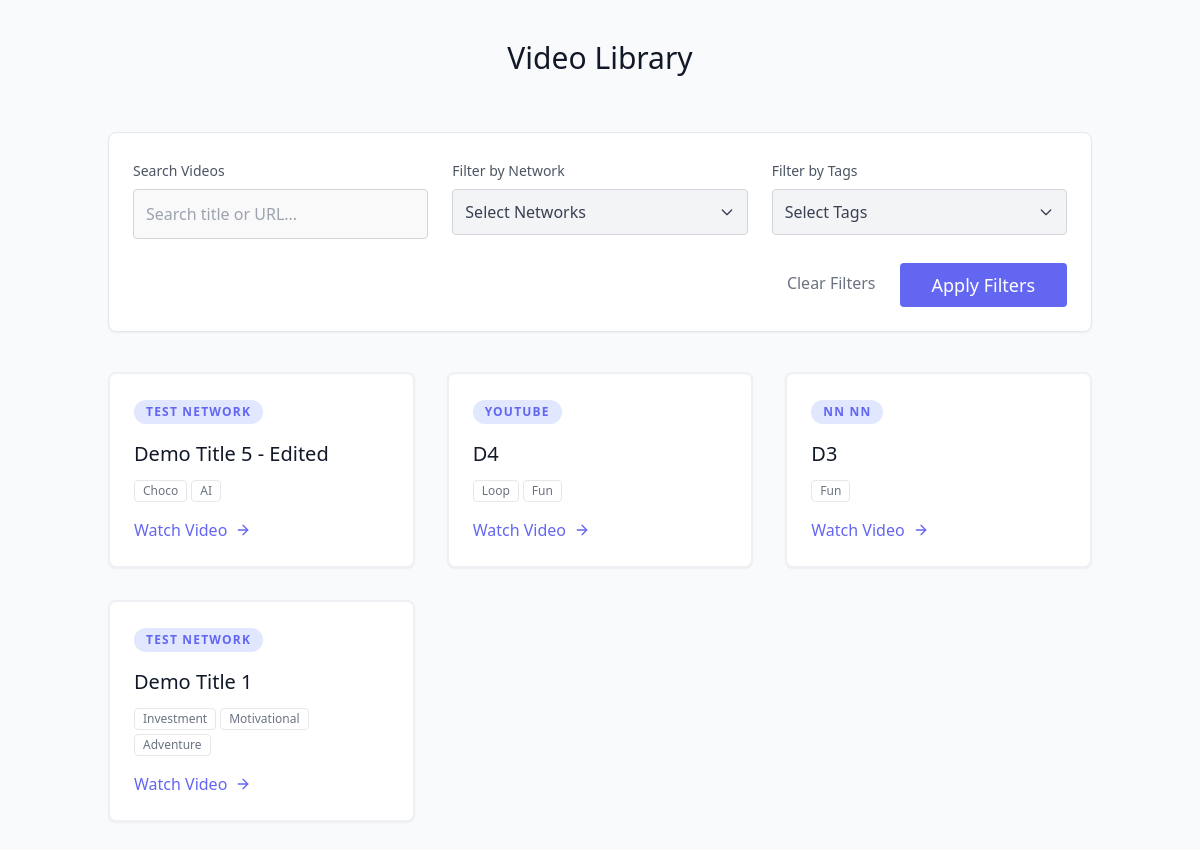
The app's page /, older data.
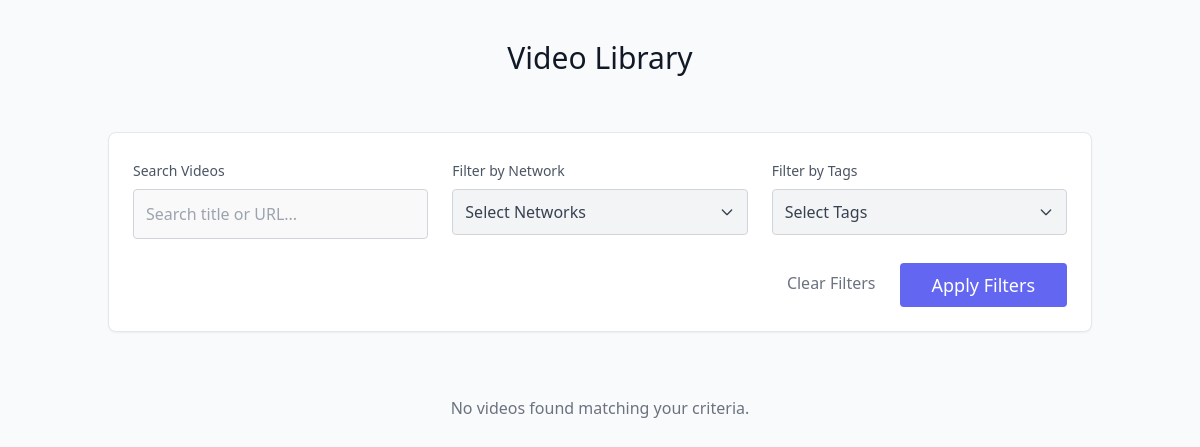
The same page, newer data.
### apps/master/models.py (models this page shows, shortened)
class BaseModel(models.Model):
    id = models.UUIDField(primary_key=True,default=uuid.uuid4,editable=False)
    created_at = models.DateTimeField(auto_now_add=True)
    updated_at = models.DateTimeField(auto_now=True)
    class Meta:
        abstract = True

class Video(BaseModel):
    title = models.CharField(max_length=255,null=False,blank=False)
    url = models.URLField(null=False,blank=False)
    tags = models.ManyToManyField(Tag, related_name='videos',blank=True)
    network = models.ForeignKey(Network,related_name="videos",on_delete=models.CASCADE)
    platform = models.ForeignKey(Platform,related_name='videos',on_delete=models.CASCADE)
    performers = models.ManyToManyField(Performer,related_name='videos',blank=True)

class Network(BaseModel):
    name = models.CharField(max_length=255,null=False,blank=False,unique=True)

class Tag(BaseModel):
    name = models.CharField(max_length=255,null=False,blank=False,unique=True)

### apps/web/views.py (the view)
# urls.py: path('',index,name="index"),
def index(request):
    context={}
    videos = Video.objects.order_by('-created_at').all()
    paginator = Paginator(videos, 10)
    page_number = request.GET.get('page')
    try:
        page_obj = paginator.page(page_number)
    except PageNotAnInteger:
        page_obj = paginator.page(1)
    except EmptyPage:
        page_obj = paginator.page(paginator.num_pages)
    context['page_obj']=page_obj
    context['all_tags']=Tag.objects.all()
    context['all_networks']=Network.objects.all()
    return render(request,'web/intro.html',context)

### apps/web/templates/web/intro.html (shortened to what this page needs)
<!DOCTYPE html>
<html lang="en">
<head>
    <script src="https://cdn.tailwindcss.com"></script>
</head>
<body class="bg-gray-50 text-gray-600 body-font">
    <div class="container px-5 py-10 mx-auto">
        <div class="flex flex-col text-center w-full mb-10">
            <h1 class="sm:text-3xl text-2xl font-medium title-font mb-4 text-gray-900">Video Library</h1>
        </div>
        <form method="GET" action="." class="bg-white p-6 rounded-lg shadow-sm border border-gray-200 mb-10">
            <div class="grid grid-cols-1 md:grid-cols-3 gap-6">
                <div class="flex flex-col">
                    <label class="leading-7 text-sm text-gray-600 mb-1">Search Videos</label>
                    <input type="text" name="q" value="{{ search_query }}" placeholder="Search title or URL..."
                           class="w-full bg-gray-100 bg-opacity-50 rounded border border-gray-300 focus:border-indigo-500 focus:bg-white focus:ring-2 focus:ring-indigo-200 text-base outline-none text-gray-700 py-2 px-3 leading-8 transition-colors duration-200 ease-in-out">
                </div>
                <div class="flex flex-col relative" data-dropdown>
                    <label class="leading-7 text-sm text-gray-600 mb-1">Filter by Network</label>
                    <button type="button" class="w-full bg-gray-100 border border-gray-300 rounded py-2.5 px-3 text-left flex justify-between items-center text-gray-700" data-dropdown-toggle>
                        Select Networks
                        <svg class="w-4 h-4" fill="none" stroke="currentColor" viewBox="0 0 24 24"><path stroke-linecap="round" stroke-linejoin="round" stroke-width="2" d="M19 9l-7 7-7-7"></path></svg>
                    </button>
                </div>
                <div class="flex flex-col relative" data-dropdown>
                    <label class="leading-7 text-sm text-gray-600 mb-1">Filter by Tags</label>
                    <button type="button" class="w-full bg-gray-100 border border-gray-300 rounded py-2.5 px-3 text-left flex justify-between items-center text-gray-700" data-dropdown-toggle>
                        Select Tags
                        <svg class="w-4 h-4" fill="none" stroke="currentColor" viewBox="0 0 24 24"><path stroke-linecap="round" stroke-linejoin="round" stroke-width="2" d="M19 9l-7 7-7-7"></path></svg>
                    </button>
                </div>
            </div>
            <div class="mt-6 flex justify-end">
                <a href="." class="text-gray-500 hover:text-gray-800 px-4 py-2 mr-2">Clear Filters</a>
                <button type="submit" class="text-white bg-indigo-500 border-0 py-2 px-8 focus:outline-none hover:bg-indigo-600 rounded text-lg">Apply Filters</button>
            </div>
        </form>
        <div class="flex flex-wrap -m-4">
            {% for video in page_obj %}
            <div class="p-4 md:w-1/3 w-full">
                <div class="h-full border-2 border-gray-200 border-opacity-60 rounded-lg overflow-hidden bg-white shadow-sm hover:shadow-md transition-shadow">
                    <div class="p-6">
                        <span class="inline-block bg-indigo-100 text-indigo-500 rounded-full px-3 py-1 text-xs font-semibold tracking-widest uppercase mb-4">{{ video.network.name }}</span>
                        <h1 class="title-font text-xl font-medium text-gray-900 mb-3 truncate" title="{{ video.title }}">{{ video.title }}</h1>
                        <div class="flex flex-wrap gap-1 mb-4">
                            {% for tag in video.tags.all %}
                                <span class="text-xs text-gray-500 border border-gray-200 px-2 py-0.5 rounded">{{ tag.name }}</span>
                            {% endfor %}
                        </div>
                        <div class="flex items-center flex-wrap mt-auto">
                            <a href="{{ video.url }}" target="_blank" class="text-indigo-500 inline-flex items-center md:mb-2 lg:mb-0 hover:text-indigo-600 truncate">
                                Watch Video
                                <svg class="w-4 h-4 ml-2" viewBox="0 0 24 24" stroke="currentColor" stroke-width="2" fill="none" stroke-linecap="round" stroke-linejoin="round">
                                    <path d="M5 12h14"></path>
                                    <path d="M12 5l7 7-7 7"></path>
                                </svg>
                            </a>
                        </div>
                    </div>
                </div>
            </div>
            {% empty %}
            <div class="w-full p-10 text-center text-gray-500">
                <p>No videos found matching your criteria.</p>
            </div>
            {% endfor %}
        </div>
    </div>
</body>
</html>

Row changes from the older to the newer data that the page shows:
removed Video: network.name "TEST NETWORK", title "Demo Title 5 - Edited"
removed Tag: name "Choco", shown under "TEST NETWORK"
removed Tag: name "AI", shown under "TEST NETWORK"
removed Video: network.name "YOUTUBE", title "D4"
removed Tag: name "Loop", shown under "YOUTUBE"
removed Tag: name "Fun"
removed Video: network.name "NN NN", title "D3"
removed Video: network.name "TEST NETWORK", title "Demo Title 1"
removed Tag: name "Investment", shown under "TEST NETWORK"
removed Tag: name "Motivational", shown under "TEST NETWORK"
removed Tag: name "Adventure", shown under "TEST NETWORK"
Text that changed along with them:
text now shown: "No videos found matching your criteria."
